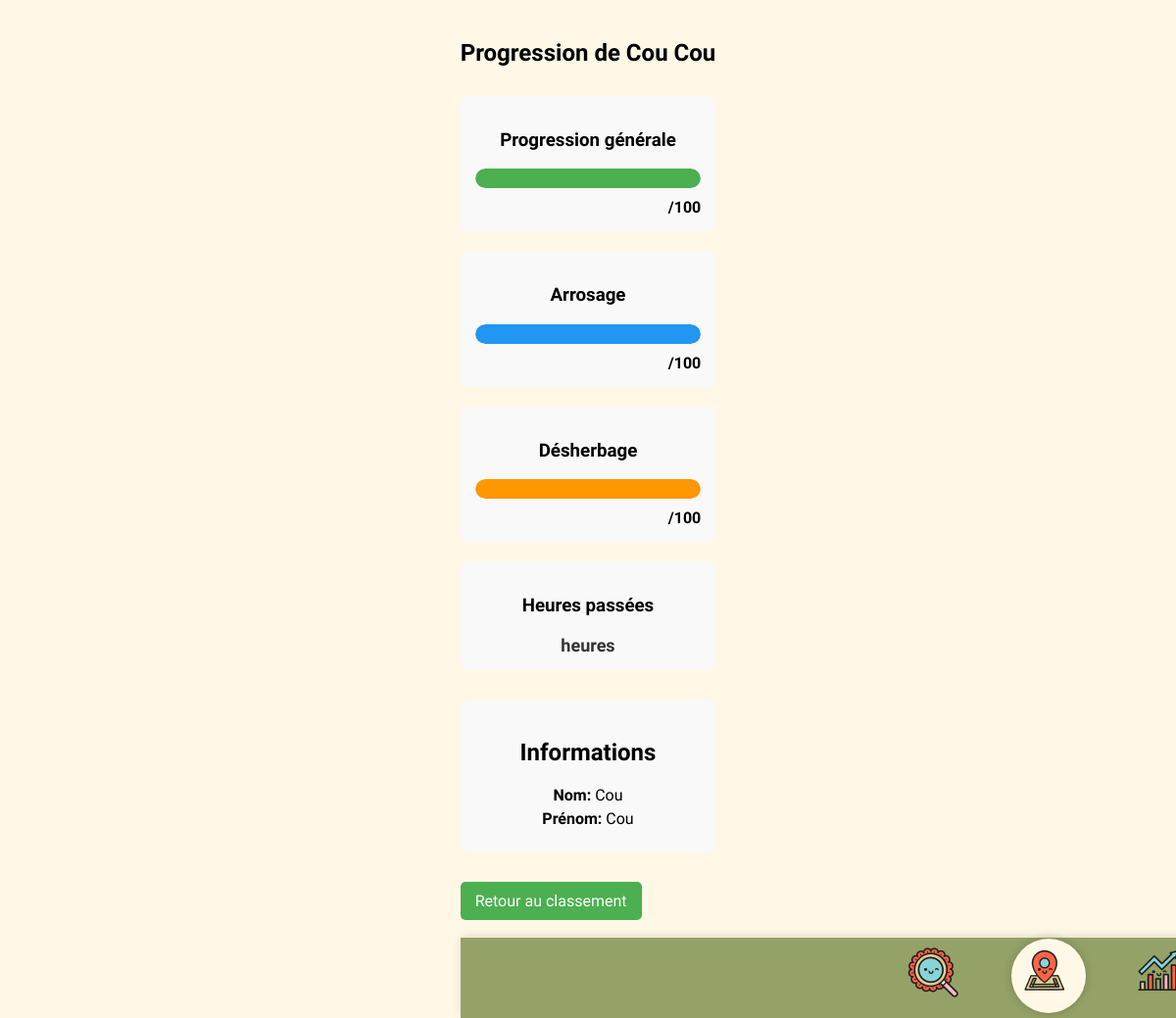
The page /progression/2 on the database as committed earlier.
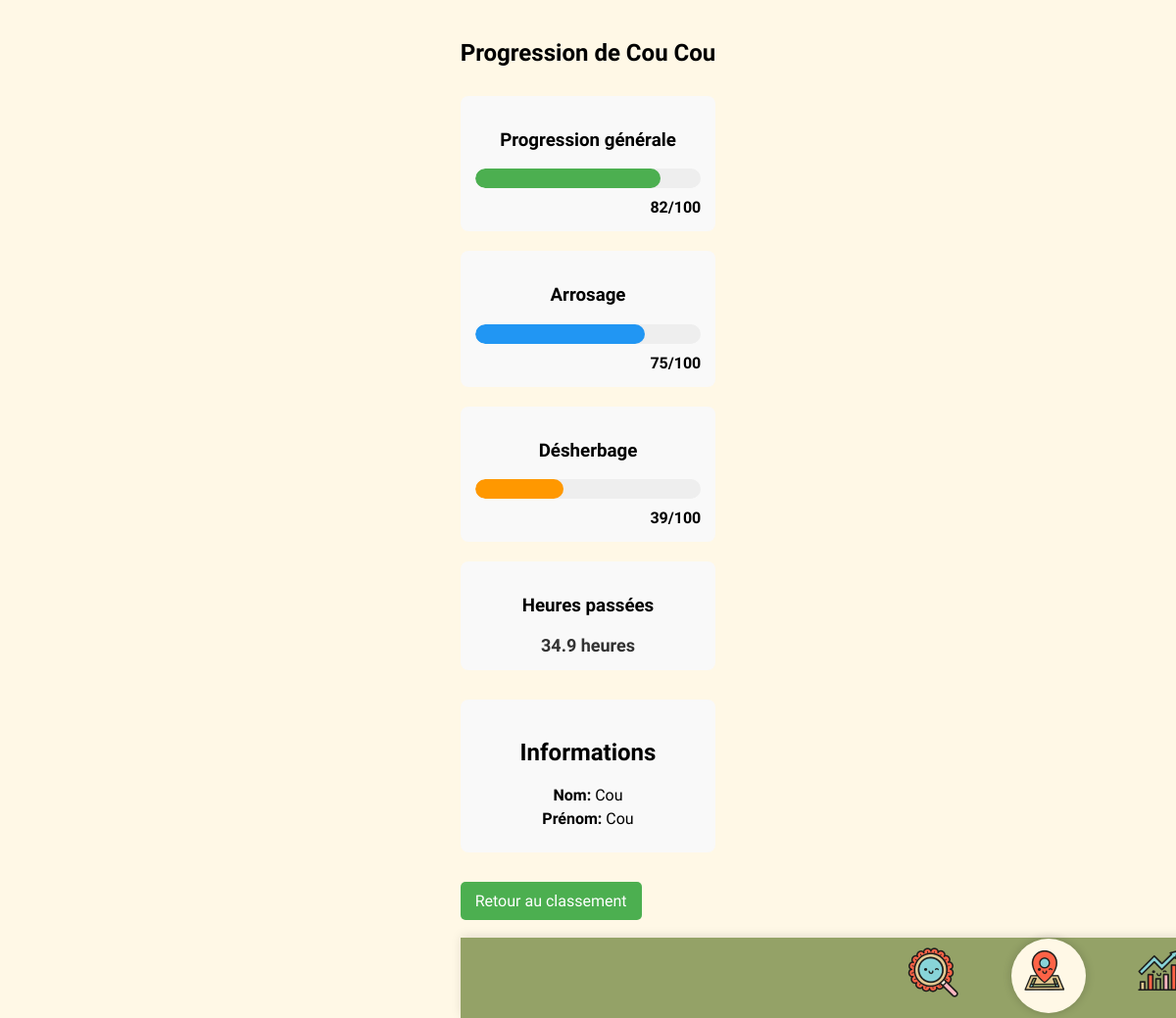
The same page on the database as committed later.
### tables this page shows
CREATE TABLE progression (
        id_utilisateur INTEGER,
        general TEXT,
        arrosage TEXT,
        desherbage TEXT,
        heures_passees REAL,
        PRIMARY KEY (id_utilisateur),
        FOREIGN KEY (id_utilisateur) REFERENCES utilisateur(id_utilisateur) ON DELETE CASCADE
    );

### routes/progression_routes.py (the view)
@progression_bp.route('/progression/<int:user_id>')
def user_progression(user_id):
    user_info, progression_data = get_user_progression(user_id)
    if not user_info:
        return redirect('/defis')
    return render_template('progression.html', user=user_info, progression=progression_data)

### backend/database_functions.py (called while the page is built)
def get_user_progression(user_id):
    conn = sqlite3.connect("./backend/plantes.db")
    cursor = conn.cursor()
    cursor.execute('''
    SELECT id_utilisateur, nom, prenom, email, classe
    FROM utilisateur
    WHERE id_utilisateur = ?
    ''', (user_id,))
    user_info = cursor.fetchone()
    if not user_info:
        conn.close()
        return None, None
    cursor.execute('''
    SELECT general, arrosage, desherbage, heures_passees
    FROM progression
    WHERE id_utilisateur = ?
    ''', (user_id,))
    progression_data = cursor.fetchone()
    conn.close()
    return user_info, progression_data

### templates/progression.html (shortened to what this page needs)
<!DOCTYPE html>
<html>
<head>
  <link rel="stylesheet" href="{{ url_for('static', filename='global.css') }}" />
  <link rel="stylesheet" href="{{ url_for('static', filename='progression.css') }}" />
</head>
<body>
  <div class="container">
    <h1>Progression de {{ user[2] }} {{ user[1] }}</h1>
    <div class="progression-details">
      <div class="progression-item">
        <h3>Progression générale</h3>
        <div class="progress-container">
          <div class="progress-bar progress-bar-general"></div>
        </div>
        <div class="score">{{ progression[0] }}/100</div>
      </div>
      <div class="progression-item">
        <h3>Arrosage</h3>
        <div class="progress-container">
          <div class="progress-bar progress-bar-arrosage"></div>
        </div>
        <div class="score">{{ progression[1] }}/100</div>
      </div>
      <div class="progression-item">
        <h3>Désherbage</h3>
        <div class="progress-container">
          <div class="progress-bar progress-bar-desherbage"></div>
        </div>
        <div class="score">{{ progression[2] }}/100</div>
      </div>
      <div class="progression-item">
        <h3>Heures passées</h3>
        <div class="hours">{{ progression[3] }} heures</div>
      </div>
    </div>
    <div class="user-info">
      <h2>Informations</h2>
      <p><strong>Nom:</strong> {{ user[1] }}</p>
      <p><strong>Prénom:</strong> {{ user[2] }}</p>
    </div>
    <div class="navigation">
      <a href="{{ url_for('defis.defis') }}" class="back-button">Retour au classement</a>
    </div>
    <div class="group-wrapper">
      <div class="group-8">
        <a href="{{ url_for('info.index') }}"><img class="loupe" src="static/images/loupe.png" /></a>
        <a href="{{ url_for('accueil') }}"><img class="map" src="static/images/map.png" /></a>
        <a href="{{ url_for('defis.defis') }}"><img class="resultats" src="static/images/re-sultats.png" /></a>
      </div>
  </div>
  </div>
</body>
</html>

Rows that differ between the two databases and show on the page:
added progression: general "82", arrosage "75", desherbage "39", heures_passees "34.9"
